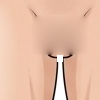

Python code for this plot:
import numpy as np
from PIL import Image, ImageDraw, ImageFilter

def craft_clean_skin_no_seam():
    orig = Image.open('public/body_male_front.jpg').convert('RGB')
    arr = np.array(orig).astype(np.float64)
    h, w, _ = arr.shape

    # Mask for upper pubic skin (y: 456 to 494, x: 282 to 338)
    mask = np.zeros((h, w), dtype=bool)
    mask[456:495, 282:338] = True

    # At row 495, the thighs (x: 282..305 and 315..338) have their natural values.
    # For the center of row 495 (x: 306..314), we provide a smooth skin boundary:
    temp_arr = arr.copy()
    temp_arr[495, 306:314] = [238.5, 194.5, 170.5]

    for ch in range(3):
        c = temp_arr[:, :, ch].copy()
        for it in range(400):
            c_up = np.roll(c, -1, axis=0)
            c_down = np.roll(c, 1, axis=0)
            c_left = np.roll(c, -1, axis=1)
            c_right = np.roll(c, 1, axis=1)
            laplace = (c_up + c_down + c_left + c_right) * 0.25
            c[mask] = laplace[mask]
        temp_arr[:, :, ch] = c

    # Area y >= 495, x in 307..313 becomes pure white background gap:
    for y in range(495, 502):
        for x in range(307, 313):
            temp_arr[y, x] = [255.0, 255.0, 255.0]

    res_img = Image.fromarray(np.clip(temp_arr, 0, 255).astype(np.uint8))
    res_img.crop((250, 440, 350, 540)).save('scratch/test_no_seam.png')
    print("Saved scratch/test_no_seam.png")

craft_clean_skin_no_seam()
